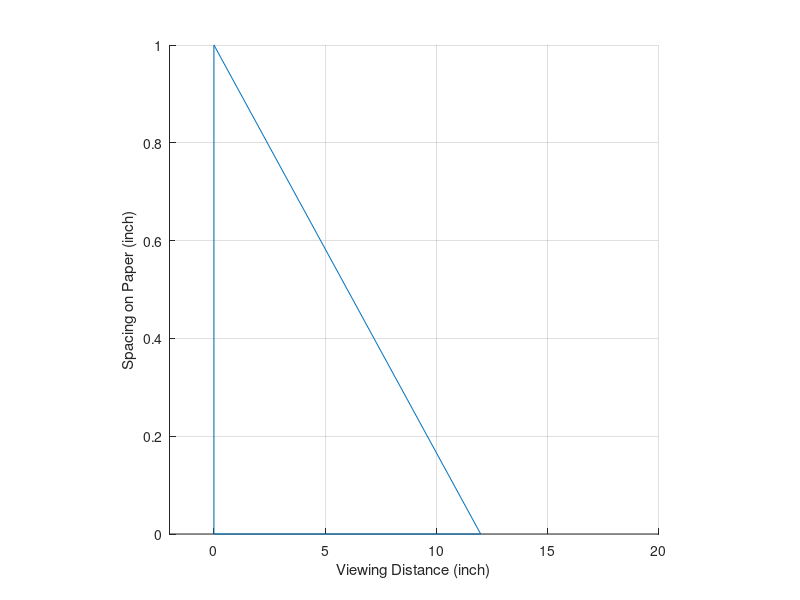
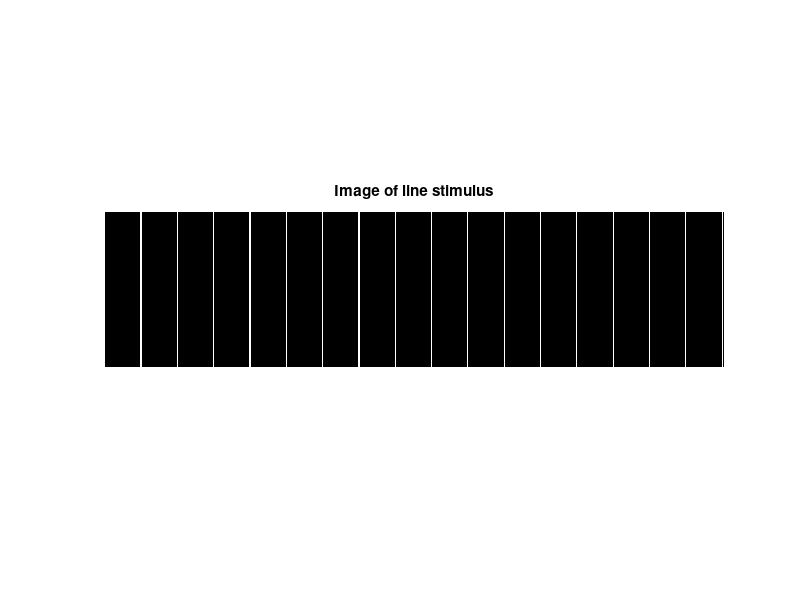
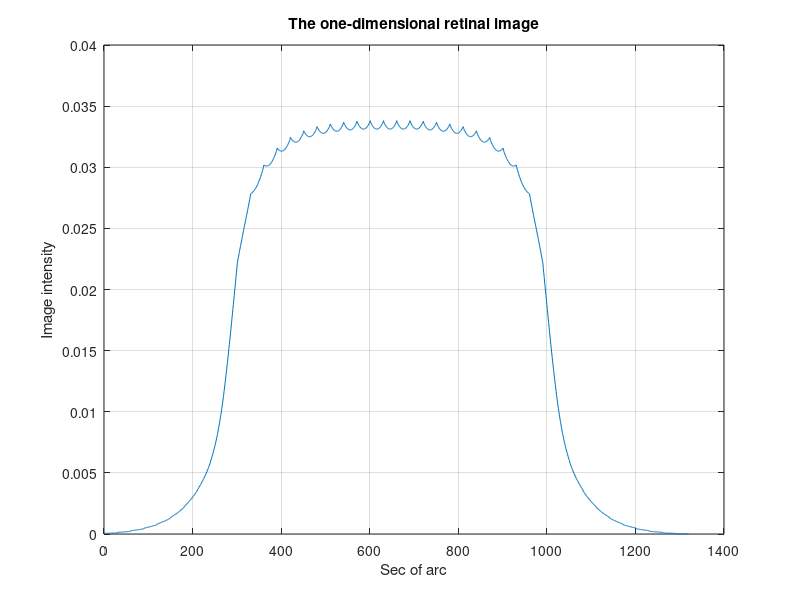

Source code (MATLAB) for these figures, in order: (Note: this script raises an error after producing the figures.)
%%%%%%%%%%%%%%%%%%%%%%%%%%%%%%%%%%%%%%%%%%%%%%%%%%%%%%%%%
%
% Class:     Psych 221/EE 362
% Tutorial:  Image Formation
% Author:    Wandell
% Purpose:   Introduce visual angle, linespread, pointspread,
% 	     and chromatic aberration
% Date:      01.02.96	
% Duration:  45 minutes
%	
% Matlab 5:  Checked 01.06.98, BW
% 01.07.99:  Added IjSpeert calls, BW
% 01.12.01   Added new graphs for ijspeert curves and Williams et al. data, BW
% 01.18.03   Started integration with vCamera-2.0, minor changes.
% 01.02.08   Verified with local files for single download - BW
% %%%%%%%%%%%%%%%%%%%%%%%%%%%%%%%%%%%%%%%%%%%%%%%%%%%%%%%

%%%%%%%%%%%%%%%%%%%%%%%%%%%%%%%%%%%%%%%%%%%%%%%%%%%%%%%%
%
% Visual Angle
%
%%%%%%%%%%%%%%%%%%%%%%%%%%%%%%%%%%%%%%%%%%%%%%%%%%%%%%%%

% To think about the effect of an image on the eye, we must
% specify the image in terms of degrees of visual angle.  As an
% example for how to compute spacing in terms of degrees of
% visual angle, consider a printer whose dots are spaced (dots per inch) 
dpi = 600

% Suppose we read the paper at a viewing distance (inches)
viewingDistance = 12

% The viewing geometry is illustrated in this figure:
%
f = figure
set(f,'Position',[700 600 384 256])
line([0 viewingDistance 0 0],[0 0 1 0]); 
axis equal, axis square
set(gca,'xlim',[-2 20]), grid on
xlabel('Viewing Distance (inch)')
ylabel('Spacing on Paper (inch)')

% In radians, the viewing angle, phi, satisfies is 
% tan(phi) = (opposite/adjacent).
deg2rad = 2*pi/360;
rad2deg = 360/(2*pi)
phi = atan(1/viewingDistance)*rad2deg

% There are 600 dots per inch, so that each dot occupies
%
DegPerDot = phi/dpi

% There are 60 min of visual angle per deg,
%
MinPerDot = 60*DegPerDot

% and 60 sec of visual angle per min,
%
SecPerDot = 60*MinPerDot

% As you will see later in the course, experiments have shown
% that people can localize the position of a line to a spatial
% position of roughly 6 sec of visual angle.  Hence, at this
% viewing distance and with this many dots per inch, the dot
% spacing is wider than the spacing that can be just
% discriminated by the human eye.

%%%%%%%%%%%%%%%%%%%%%%%%%%%%%%%%%%%%%%%%%%%%%%%%%%%%%%%%
%
% The Westheimer linespread function
%
%%%%%%%%%%%%%%%%%%%%%%%%%%%%%%%%%%%%%%%%%%%%%%%%%%%%%%%%

% Westheimer calculated that the linespread function of the human
% eye, specified in terms of minutes of arc and using a 3mm
% pupil, should be approximated using the following formula
%
% LineSpread = 0.47*exp(-3.3 *(x.^2)) + 0.53*exp(-0.93*abs(x));
%

% Suppose we wish to plot the function by defining the spatial
% variable, x, in terms of seconds of arc,
xSec = -300:1:300;	
xMin = xSec/60;
ls = 0.47*exp(-3.3 *(xMin.^2)) + 0.53*exp(-0.93*abs(xMin));
ls = ls / sum(ls);

figure
plot(xSec,ls)
set(gca,'xlim',[-240 240],'xtick',(-240:60:240)), grid  on
xlabel('Arc sec'), ylabel('Responsivity'), title('Westheimer Linespread')

% From our previous calculation, we observed that the dots in a
% 600 dpi printer, viewed at 12 inches, are spaced 28.5819 sec of
% visual angle apart.  At this distance, the linespread has
% fallen to about one-half of its peak value.

% Hence, if we could control the intensity and color of the
% printed dots -- which we cannot do on conventional laser
% printers -- then at this viewing distance we would be able to
% produce images that were very realistic in their appearance.


%%%%%%%%%%%%%%%%%%%%%%%%%%%%%%%%%%%%%%%%%%%%%%%%%%%%%%%%
%
% Convolution of the image and linespread
%
%%%%%%%%%%%%%%%%%%%%%%%%%%%%%%%%%%%%%%%%%%%%%%%%%%%%%%%%

% We can estimate the visual image created by an image printed at
% 600 dpi using the following simple convolution
% calculation. Let's create an image that spans 0.2 deg and has a
% dot every 30 sec. (i.e., roughly 28.58)

dotSpacing = 30;
secPerDeg = 60*60;
x = 1:0.2*secPerDeg;
im = zeros(1,length(x));
im(1:dotSpacing:length(im)) = ones(size(im(1:dotSpacing:length(im))));

% Here is an image showing the sampled line positions
% (The lines represent a printer dot)

imshow(im(ones(1,128),1:512))
title('Image of line stimulus'); 

% Each line in the physical image adds a unit linespread to the
% retinal image.  We can compute the retinal image by forming the
% convolution of the image with the Westheimer linespread
% function.  Remember: we sampled the linespread once every sec
% of arc. So, we can simply convolve the image and the linespread
% function now as:

retIm = conv2(ls,im,'full');
figure
plot(retIm),grid on
title('The one-dimensional retinal image')
xlabel('Sec of arc'), ylabel('Image intensity')

% (If the colors in the image look funny, make sure to place your
% cursor inside the window.  This may change the local color
% map).

% While the original image varies from black to white, after
% blurring by the eye's optics, there is only a small amount of 
% residual variation in the retinal image.  Because of the
% blurring, the retinal image is much more likely the image of a
% bar than it is the image of a set of individual lines. 

% In fact, the dots placed on the page are not perfect line
% samples.  Each ink line has some width.  So, a more realistic
% input image might be created by blurring the stimulus and then
% convolving with the linespread.

gKernel = gausswin(30,2)';  % This produces a little Gaussian window for filtering
blurIm = conv2(im,gKernel,'full');
blurIm = ieScale(blurIm,1,32);
retIm = conv2(blurIm,ls,'full');
figure
imshow(blurIm(ones(1,128),1:512),[]);
title('Image of line stimulus blurred by ink width');

% Notice the very small ripples left in the curve after taking
% into account the blurring by the physical display and by the
% eye. 
figure
plot(retIm), axis square, grid on
title('Retinal image of blurred lines')
xlabel('Sec of arc'), ylabel('Intensity')

% The question you might ask yourself now is this: will those
% small ripples be detectable by the observers?  How can we tell?
% You might also ask what will happen when we view the page at 6
% inches, or at 24 inches.  What if we increase the printer
% resolution to 1200 dpi?  What if we introduce some ability to
% modulate the density of the ink and hence the light scattered
% back to the eye?

close all

%%%%%%%%%%%%%%%%%%%%%%%%%%%%%%%%%%%%%%%%%%%%%%%%%%%%%%%%
%
% Looking at defocus in the frequency domain
%
%%%%%%%%%%%%%%%%%%%%%%%%%%%%%%%%%%%%%%%%%%%%%%%%%%%%%%%%

% First, make a new linespread function that is smaller and
% easier to compute with.  Have it extend over 1 deg (60 min) so
% the Fourier Transform is easier to interpret

xMin = -30:1:29;	
ls = 0.47*exp(-3.3 *(xMin.^2)) + 0.53*exp(-0.93*abs(xMin));
ls = ls / sum(ls);

figure
plot(xMin,ls), grid on
xlabel('Min of arc'),ylabel('Linespread value')

% Now, consider the retinal image that is formed by some simple
% harmonic functions.  Here is a sinusoid that varies at 1 cycle
% per degree of visual angle.

nSamples = length(xMin);
f = 1;
harmonic = cos(2*pi*f*xMin/nSamples);

figure
plot(xMin,harmonic), grid on
title('Sampled cosinusoid')
xlabel('Arc sec'), ylabel('Intensity')

% Now, we will show what happens to cosinusoids at different
% spatial frequencies.  Notice that the amplitude of the
% cosinusoid falls off as the spatial frequency increases.  We
% will store the amplitude of the cosinusoid in the variable
% "peak".

figure
freq =[1 5 10 15]; 
peak = zeros(1,length(freq)); 
for i = 1:length(freq)
    harmonic = cos(2*pi*freq(i)*xMin/nSamples);
    retIm = convolvecirc(harmonic,ls);
    subplot(2,2,i)
    plot(retIm), grid on, set(gca,'ylim',[-1 1],'xlim',[0 64]);
    xlabel('Arc sec')
    peak(i) = max(retIm(:))
end

% We can plot the amplitude of the retinal cosinusoid, and its
% amplitude decreases with the input frequency.  I also use the
% fact that at f = 0 the amplitude = 1 (because the area under
% the linespread is 1).

figure
plot([0 freq],[1 peak],'-')
set(gca,'ylim',[0 1])
xlabel('Spatial freq (cpd)'), ylabel('Transfer')
grid on

% Let's compare the values we obtain from the convolution with
% the values we obtain by calculating the amplitude of the
% Fourier Transform of the linespread function.  Remember, the
% linespread was built so that it spans 1 deg, hence frequency is
% in cycles per degree.

mtf = abs(fft(ls));
hold on, plot(freq,mtf(freq + 1),'ro');
hold off

% The values we obtain from convolution are plotted as solid line,
% whereas the amplitude of the Fourier Transform of the linespread
% function is plotted as a red circles at each frequency.

% The functions match, which should give you some intuition about
% what the amplitude of the Fourier Transform represents.

%%%%%%%%%%%%%%%%%%%%%%%%%%%%%%%%%%%%%%%%%%%%%%%%%%%%%%%%
% 
% Comparison of the pointspread and linespread
%
%%%%%%%%%%%%%%%%%%%%%%%%%%%%%%%%%%%%%%%%%%%%%%%%%%%%%%%%

% When working with two-dimensional inputs, we must consider the
% pointspread function, that is the response to an input that is
% a point of light. A standard formula for the cross-section of
% the pointspread function of the human eye for a 3mm pupil is
% also provided by Westheimer.  We can compare the linespread and
% the cross-section of the pointspread in the following graphs.

xSec = -300:300;
xMin = xSec/60;
ls = 0.47*exp(-3.3 *(xMin.^2)) + 0.53*exp(-0.93*abs(xMin));
ps = 0.952*exp(-2.59*abs(xMin).^1.36) + 0.048*exp(-2.43*abs(xMin).^1.74);

figure
p = plot(xSec,ps,'r-',xSec,ls,'b--'), grid on
set(gca,'xlim',[-180 180])
xlabel('Arc sec'), ylabel('LS or PS amplitude')
legend(p,'Pointspread','Linespread')

% Next, we can create a graph of the pointspread.  First, create
% a matrix whose entries are the distance from the origin

xSec = -240:10:240;
xMin = xSec/60;
X = xMin(ones(1,length(xMin)),:); Y = X';
D = X.^2 + Y.^2; D = D.^0.5;

% If you want to see the distance from the origin, you might show
% this image: colormap(gray(32)),imagesc(D), axis image

% Then, compute the pointspread function and make a picture of it
%
ps = 0.952*exp(-2.59*abs(D).^1.36) + 0.048*exp(-2.43*abs(D).^1.74);
figure
colormap(cool(64)), mesh(ps)

% To see the pointspread as an image, rather than as a mesh plot,
% you might make this figure: colormap(gray(32)),imagesc(ps), axis image

%%%%%%%%%%%%%%%%%%%%%%%%%%%%%%%%%%%%%%%%%%%%%%%%%%%%%%%%
% 
% Chromatic aberration:  How the linespread varies with wavelength
%
%%%%%%%%%%%%%%%%%%%%%%%%%%%%%%%%%%%%%%%%%%%%%%%%%%%%%%%%

% The linespread varies quite strongly with wavelength.  When the
% eye is in good focus at 580 nm (yellow-part of the spectrum)
% the light in the short-wavelength (400-450nm) is blurred quite
% strongly and light in the long-wavelength part of the spectrum
% is blurred, too, though somewhat less.  We can calculate the
% linespread as a function of wavelength (Marimont and Wandell,
% 1993) from basic principles.  The linespreads a various
% wavelengths are contained in the data file:

load lineSpread;

% linespread 370-730nm, in 1nm steps.
% This was generated by the script ChromAb.m by Wandell and
% Marimont. xDim is in degrees of visual angle.

% We select three wavelengths and plot their linespread functions
% together. Notice that for the shorter wavelength, the
% linespread function is much more spread-out than for the middle
% and long wavelengths.

figure
plot(xDim, lineSpread(80, :), 'b-', xDim, lineSpread(200,:), ...
      'g:', xDim, lineSpread(361, :), 'r--' );
legend('wavelength 450', 'wavelength 570','wavelength 730');
xlabel('Degrees'); ylabel('Image Intensity');
title('Linespread functions for three wavelengths');

%  Look at the line spread functions for all wavelengths

lw = 1:10:length(wave);
figure
colormap(hot(32));
mesh(xDim, wave(lw), lineSpread(lw,:)); 
set(gca,'xlim',[-1 1],'ylim',[350 730])
ylabel('wavelength (nm)'); xlabel('degrees'); zlabel('intensity');

% Different wavelength components of an image are blurred to
% different extents by the eye.  We use a set of lines again as
% an example.  For this computation, we will assume that the
% input begins with equal energy at all wavelengths from 370 to
% 730 nm.

% Here, we create and display the image of sample lines.

im = reshape([0 0 0 1 0 0 0 0]' * ones(1, 16), 1, 128);
imshow(im(ones(100,1), 1:128));

% To calculate the retinal image for this pattern, we
% convolve each wavelength component of the image with the
% appropriate linespread function.  The routine conv2 takes the
% input image (im, size(im) = 1 128) and convolves it with each
% of the linespread functions in lineSpread size(lineSpread =
% 361,65).  This results in 361 images (one for each
% wavelength).  

retIm = conv2(im, lineSpread, 'full');

% We must remember the size (in deg) of each sample point this way.
% 
X = (-size(retIm,2)/2 : ((size(retIm, 2)/2) - 1)) / 64;

% We can plot the retinal image corresponding to two wavelengths
% this way.

figure
subplot(2,1,1)
plot(X,retIm(201,:),'g-')
set(gca,'ylim',[0 0.5])
title(sprintf('Retinal Image for %d nm', wave(201)));
grid on

subplot(2,1,2)
plot(X,retIm(51,:),'b-')
set(gca,'ylim',[0 0.5])
title(sprintf('Retinal Image for %d nm', wave(51)));
grid on

% Notice that the two images have the same mean, they only differ
% in terms of the contrast:  the green image has a lot more
% contrast, but the same mean.

mean(retIm(50,:),2)
mean(retIm(200,:),2)

% The short wavelength (420 nm) component is blurred much more than
% the longer wavelength component of the image.  Hence, the image
% has very low amplitude ripples, and appears almost like a
% single, uniform bar.  The 570nm component, however, has high
% amplitude ripples that are quite distinct.  Hence, the
% short-wavelength variation would be very hard to detect in the
% retinal image, while the 570 nm component would be quite easy
% to detect.

%%%%%%%%%%%%%%%%%%%%%%%%%%%%%%%%%%%%%%%%%%%%%
%
% Chromatic aberration in the frequency domain
%
%%%%%%%%%%%%%%%%%%%%%%%%%%%%%%%%%%%%%%%%%%%%%

% Finally, let's make a few graphs of the modulation transfer
% function of the eye's optical system for individual
% wavelengths.  For short wavelength lights, high spatial
% frequency contrast is attenuated a lot by the optical path of
% the eye.

% Load the MTFs for wavelengths from 370-730nm.  These were
% calculated using the methods in Marimont and Wandell that are
% in a script in the /local/class/psych221/tutorials/chromAb sub-directory.

load combinedOtf;

% Here is a graph of a few of the MTFs
% 
figure
plot(sampleSf, combinedOtf(81, :), 'b-', ...
    sampleSf, combinedOtf(201,:), ...
    'g:', sampleSf, combinedOtf(361, :), 'r--' );
legend('wavelength 450', 'wavelength 570','wavelength 730');
xlabel('Frequency (CPD)'); ylabel('Scale factor'); grid on
title('Modulation transfer functions for 3 wavelengths');

% Notice that the amplitude of the short-wavelength becomes
% negative. This occurs because the blurring is so severe that
% the harmonic function is reproduced in the opposite phase
% compared to the input harmonic.  Hence, the amplitude is
% represented by a negative number.  This was illustrated in
% class using the slide projector, and the phenomenon is called
% "spurious resolution."


%%%%%%%%%%%%%%%%%%%%%%%%%%%%%%%%%%%%%%%%%%%%%
%
% More modern Linespreads, Pointspreads, and MTFs  (01.07.99, BW)
%
%%%%%%%%%%%%%%%%%%%%%%%%%%%%%%%%%%%%%%%%%%%%%

% In recent years, Ijspeert and others in the Netherlands
% developed a more extensive set of functions to predict the
% basic image formation variables in the average human eye.  The
% curves they derived were based on empirical inspection of data
% sets, and do not have any strong theoretical foundation.
% Still, they are probably more accurate than the Westheimer
% function and they are parameterized for the subject's age,
% pigmentation, and pupil diameter.  Hence, for practical
% computation, these are probably more useful.

% A student in Psych 221 developed the code to compute these
% values in the function "ijspeert."  Here is an example
% 
age = 20; 				    % Subject's age
pupil = 1.5 				% diameter in mm
pigmentation = 0.142 		% Caucasian
freqIndexRange = 1:50; 		% The spatial frequency range

% Set the span to be 1 deg, so we know that 1 cycle in the MTF
% corresponds to 1 cycle per deg
% 
angleInDeg = (-.25:.005:.25);
angleInSec = angleInDeg*3600;
angleInRad = angleInDeg*deg2rad;

[iMTF, iPSF, iLSF] = ijspeert(age, pupil, pigmentation, ...
    freqIndexRange, angleInRad);

% The functions should be normalized so that the area under the
% linespread and the first value of the MTF are one.
% 
iMTF = iMTF/iMTF(1);
iLSF = iLSF/sum(iLSF);

% These are the modulation transfer function and linespread
% for the ijspeert data
figure; %clf
subplot(1,2,1), plot(iMTF); grid on
set(gca,'xtick',(0:10:80),'xlim',[0 80]);
xlabel('Spatial frequency (cpd)');
ylabel('Amplitude');
title('MTF')

% Here is the linespread function

subplot(1,2,2), plot(angleInSec,iLSF); grid on
xlabel('Position (sec)');
ylabel('Intensity');
set(gca,'xtick',(-500:250:500),'xlim',[-500 500]);
title('Line spread')

% We can compare the ijspeert and westheimer linespread functions 
%
xMin = angleInSec/60;
ls = 0.47*exp(-3.3 *(xMin.^2)) + 0.53*exp(-0.93*abs(xMin));
ls = ls / sum(ls);
westMTF = abs(fft(ls));

clf
subplot(1,2,1)
plot(angleInSec/60,iLSF,'b-',angleInSec/60,ls,'r-')
set(gca,'xtick',(-8:2:8),'xlim',[-6 6]);
xlabel('Position (min)'), ylabel('Intensity'), title('Linespread')
grid on

% And here is a comparison of the MTFs with the Williams data superimposed
% 
load williams

subplot(1,2,2) 
n = length(iMTF);
freq = 0:(n-1);
plot(freq,iMTF(1:n),'b-',freq,westMTF(1:n),'r-')
hold on
plot(dataF,dhb,'ro',dataF,drw,'go',dataF,rnb,'bo')
xlabel('Spatial frequency (cpd)'), ylabel('Amplitude'), title('MTF')
set(gca,'ylim',[0 1])
grid on
hold off
legend('Ijspeert','Westheimer','Data')

% What does the pointspread function look like in 2D?
% The PSF is circularly symmetric.  So, we can accumulate 
% the 1D values into a 2D surface.
%
angleInRad2D = linspace(min(angleInRad)/4,max(angleInRad)/4,length(angleInRad)/4);
nSamples = length(angleInRad2D);
[X,Y] = meshgrid(angleInRad2D,angleInRad2D);

% Because the pointspread function is symmetric, we can calculate the value by
% building a matrix D that measures only the distance from the center of matrix.  
% Try plotting this distance matrix using the command:
%
%   imagesc(D); colorbar; axis image
%
D = sqrt(X.^2 + Y.^2);

% Now, loop through the rows of D to calculate the pointspread values
% as a function of angle.
%
iPSF2D = zeros(size(D));
for ii=1:nSamples
   a = D(ii,:);
   [iMTF, iPSF2D(ii,:)] = ijspeert(age, pupil, pigmentation, ...
      freqIndexRange, a);
end

clf;
colormap(cool(64));
surf(angleInRad2D,angleInRad2D,iPSF2D);

% END OF TUTORIAL

%%% BEGIN TUTORIAL QUESTIONS -- 
%
% 1. VIEWING GEOMETRY
%
% a) Write a matlab function "space2dpi" that computes dots per inch (dpi)
% from dot spacing (in sec of visual angle) and viewing distance (in
% inches).  Then write a function dpi2space that computes dot spacing (in
% sec of visual angle) from dpi and viewing distance (in inches).  Neither
% function should be more than ten lines.
%
% b) Experiments have shown that people can localize the position of a line
% to a spatial resolution of 6 sec of visual angle.  How many dots per inch
% are needed to obtain this localization resolution at a viewing distance
% of 12 inches?  How about a viewing distance of 36 inches?
% 
%
% 2. LINE SPREAD CALCULATIONS
% 
% In the linespread section of this tutorial, we compute the retinal image
% of a set of equally spaced lines.  Use the figures generated in the
% section "Convolution of image and linespread" for the following
% calculations.  
%
% The image will appear to be composed of individual lines, rather than a
% uniformly printed area, if the modulations in the middle of the retinal
% image are detectable.  We would like to be able to calculate how close
% the lines must be so that the image appears continuous.
%
% We define the "local image contrast" as the percentage: 
% 100*(max - min) / mean, where the max, min, and mean are all in 
% a local region of the image.
%
% a) Calculate the image contrast near the middle of the ink-blurred retinal image.
%
% b) What is the principal local spatial frequency near the center of this
% image?
%
% c) Look ahead in chapter 7 of Foundations of Vision (FOV), and find a graph
% that shows the human sensitivity to contrast as a function of spatial
% frequency. From interpreting that curve, determine whether you think the
% individual lines will be visible.  Make sure to explain your answer.
%
%
% 3. MODERN LINESPREADS, POINTSPREADS, AND MTFs
%
% Run the tutorial section that generates the plots of the ijspeert()
% function using the default parameters.  
%
% a) Use the ijspeert function to plot the linespread and MTF using a pupil
% diameter of 8.0mm, and use them to characterize the image formation
% quality of the eye.  Does one pupil diameter produce a better image than
% the other?  Explain.  Also explain physically why this makes sense.
%
%
% 4. CHROMATIC ABERRATION - SIMULATION
%
% a) At the end of this tutorial, we studied chromatic aberration in the
% frequency domain.  Give the peak absorption wavelength (in nm) of each
% cone class (please look that up in the FOV textbook, and assuming that we
% cannot detect spatial frequencies when the MTF is smaller than 0.2,
% estimate the maximum spatial frequency that can be detected by each cone
% type.
%
% b) Given the highest spatial frequency incident on the retina, how many L, M,
% and S cones are needed to sample the central 1 degree of the visual field
% without aliasing (Nyquist)? Does this number of cone samples make sense
% compared to the real number of L:M:S cones summarized in the text and
% lecture notes?
%
% c) Construct images of two sinusoids, one at 2 cycles per degree of
% visual angle (cpd) and the other at 8 cpd.  These images should vary
% along the x direction but be constant in the y-direction.  Arrange the
% sinusoidal intensity so that it falls between 0 and 1 (mean=0.5).
% Suppose that we sample each image only with S cone sampling rate (from
% your answer in part a).  What will the resulting sampled images look like
% if the eyes (i) have or (ii) do not have chromatic aberration?
%
%%% END TUTORIAL QUESTIONS
